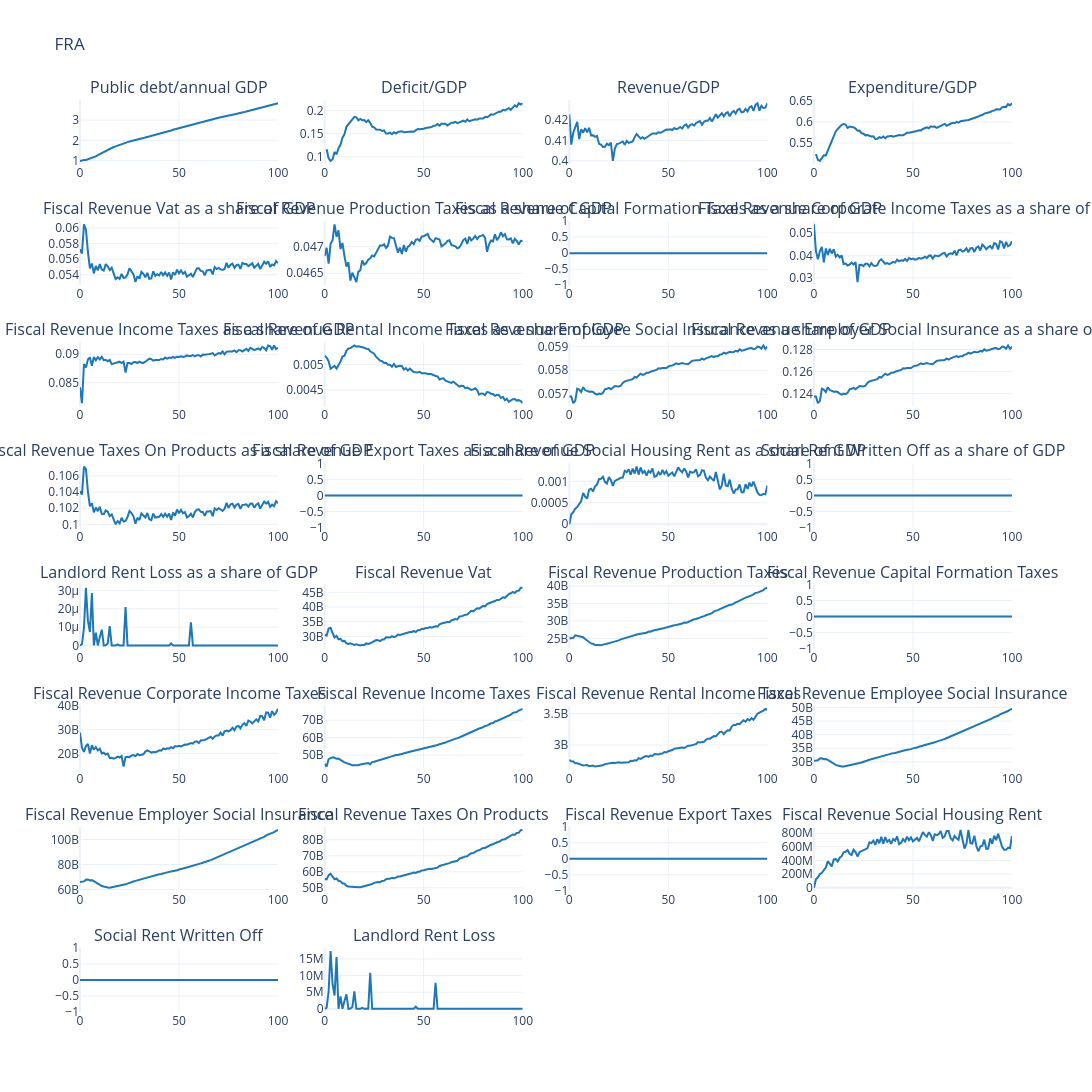

The code cell stored with this chart in its notebook:
### Markdown cell above
## Fiscal diagnostics

### Code cell
def fiscal_diagnostic_table(df, items, periods=(1, 20, 50), unit=1e9, currency="€"):
    """Amount (bn) and % of GDP for each fiscal line item, at the given periods."""
    rows = {}
    for label, col in items.items():
        ratio_col = f"{col}_to_gdp"
        row = {}
        for t in periods:
            amount = df.loc[t, col] / unit
            pct = df.loc[t, ratio_col] * 100 if ratio_col in df.columns else float("nan")
            row[f"Period {t}"] = f"{currency}{amount:,.3f}bn ({pct:.2f}%)"
        rows[label] = row
    return pd.DataFrame(rows).T


REVENUE_ITEMS = {
    "Corporate income tax": "fiscal_revenue_corporate_income_taxes",
    "Household income tax": "fiscal_revenue_income_taxes",
    "Production tax": "fiscal_revenue_production_taxes",
    "VAT": "fiscal_revenue_vat",
    "Capital-formation taxes": "fiscal_revenue_capital_formation_taxes",
    "Export taxes": "fiscal_revenue_export_taxes",
    "Employee social insurance": "fiscal_revenue_employee_social_insurance",
    "Employer social insurance": "fiscal_revenue_employer_social_insurance",
    "Property tax (dwellings)": "fiscal_revenue_property_taxes",
    "Residence tax": "fiscal_revenue_residence_taxes",
    "Total revenue": "fiscal_revenue",
}

EXPENDITURE_ITEMS = {
    "Government consumption": "government_consumption",
    "Unemployment benefits": "unemployment_benefits",
    "Interest payments on debt": "interest_payments_on_debt",
    "Household social transfers": "household_social_transfers",
    "Public pension benefits": "public_pension_benefits",
    "Other social transfers": "other_social_transfers",
    "Necessity support": "necessity_support",
    "Minimum income top-up": "minimum_income",
    "Total expenditure": "fiscal_expenditure",
}


from IPython.display import Markdown

# Rent write-offs (minimum_income mode). They reduce revenue and are not expenditure.
RENT_MEMO_ITEMS = {
    "Social rent written off (memo)": "social_rent_written_off",
    "Landlord rent loss (memo)": "landlord_rent_loss",
}

fiscal_periods = (1, 20, 50)
revenue_items = {**REVENUE_ITEMS, **{k: v for k, v in RENT_MEMO_ITEMS.items() if v in df_scenario.columns}}
expenditure_items = {k: v for k, v in EXPENDITURE_ITEMS.items() if v in df_scenario.columns}
revenue_table = fiscal_diagnostic_table(df_scenario, revenue_items, periods=fiscal_periods)
expenditure_table = fiscal_diagnostic_table(df_scenario, expenditure_items, periods=fiscal_periods)
print("Scenario tables")
display(Markdown("**Revenue**\n\n" + revenue_table.to_markdown()))
display(Markdown("**Expenditure**\n\n" + expenditure_table.to_markdown()))


REVENUES_COLS = [
    "debt_to_gdp",
    "deficit_to_gdp",
    "fiscal_revenue_to_gdp",
    "fiscal_expenditure_to_gdp",

    "fiscal_revenue_vat_to_gdp",
    "fiscal_revenue_production_taxes_to_gdp",
    "fiscal_revenue_capital_formation_taxes_to_gdp",
    "fiscal_revenue_corporate_income_taxes_to_gdp",
    "fiscal_revenue_income_taxes_to_gdp",
    "fiscal_revenue_rental_income_taxes_to_gdp",
    "fiscal_revenue_employee_social_insurance_to_gdp",
    "fiscal_revenue_employer_social_insurance_to_gdp",
    "fiscal_revenue_taxes_on_products_to_gdp",
    "fiscal_revenue_export_taxes_to_gdp",
    "fiscal_revenue_social_housing_rent_to_gdp",
    "social_rent_written_off_to_gdp",
    "landlord_rent_loss_to_gdp",

    "fiscal_revenue_vat",
    "fiscal_revenue_production_taxes",
    "fiscal_revenue_capital_formation_taxes",
    "fiscal_revenue_corporate_income_taxes",
    "fiscal_revenue_income_taxes",
    "fiscal_revenue_rental_income_taxes",
    "fiscal_revenue_employee_social_insurance",
    "fiscal_revenue_employer_social_insurance",
    "fiscal_revenue_taxes_on_products",
    "fiscal_revenue_export_taxes",
    "fiscal_revenue_social_housing_rent",
    "social_rent_written_off",
    "landlord_rent_loss",
    ]

EXPENDITURE_COLS = [
    "debt_to_gdp",
    "deficit_to_gdp",
    "fiscal_revenue_to_gdp",
    "fiscal_expenditure_to_gdp",

    "government_consumption_to_gdp",
    "unemployment_benefits_to_gdp",
    "interest_payments_on_debt_to_gdp",
    "household_social_transfers_to_gdp",
    "public_pension_benefits_to_gdp",
    "other_social_transfers_to_gdp",
    "necessity_support_to_gdp",
    "minimum_income_to_gdp",

    "government_consumption",
    "unemployment_benefits",
    "interest_payments_on_debt",
    "household_social_transfers",
    "public_pension_benefits",
    "other_social_transfers",
    "necessity_support",
    "minimum_income",
]

plot_output(df=df_scenario[[c for c in REVENUES_COLS if c in df_scenario.columns]], no_rows=8, no_cols=4, country_code=COUNTRY, **FIGURE_SIZES["benchmark"])
plot_output(df=df_scenario[[c for c in EXPENDITURE_COLS if c in df_scenario.columns]], no_rows=6, no_cols=4, country_code=COUNTRY, **FIGURE_SIZES["benchmark"])
